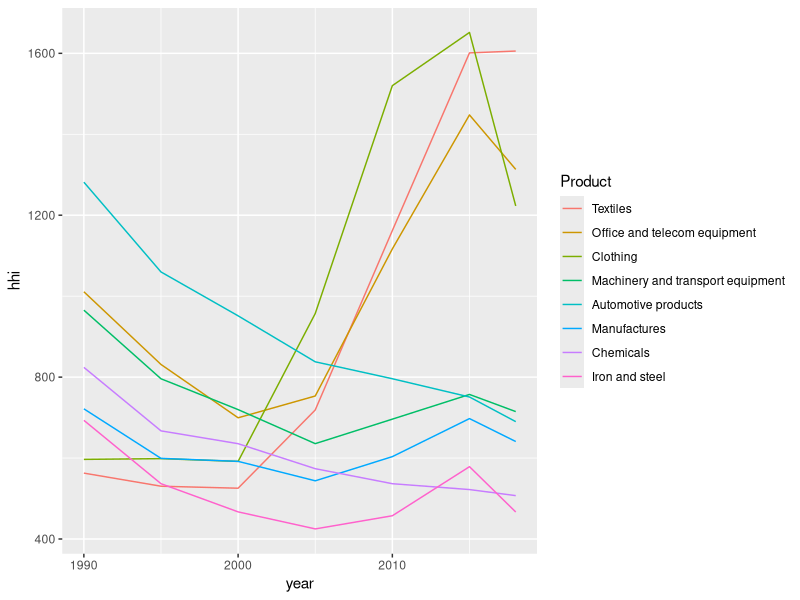
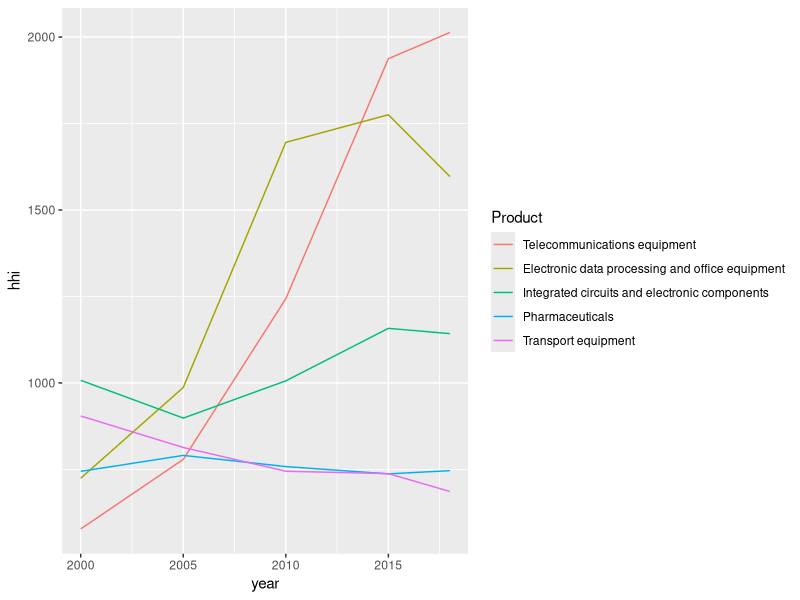
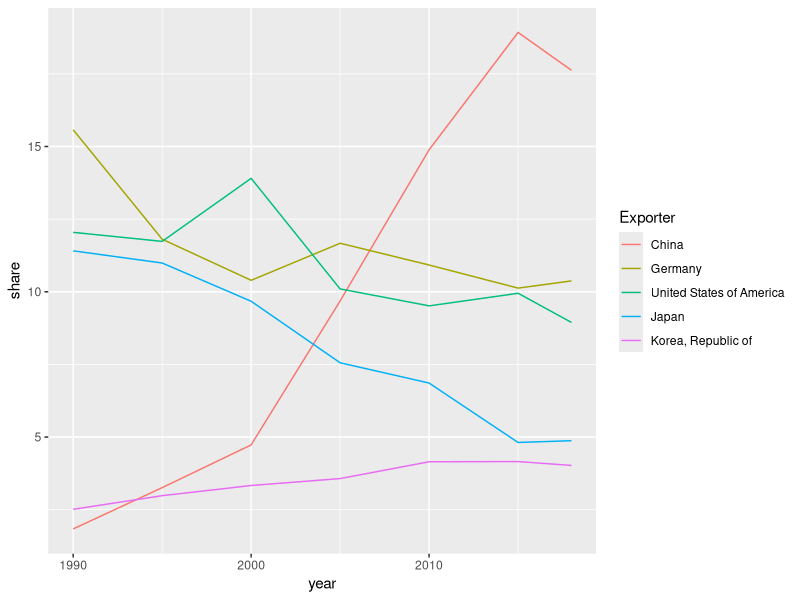

The R source for these figures, in order:
## ---- chunk 1
knitr::opts_chunk$set(echo = TRUE)
## ---- chunk 2
library(tidyverse)
## ---- chunk 3
data_raw <- read_csv("data/WtoData_20200510015454.csv")

wto_export <- data_raw %>% 
  select(`Reporting Economy`, `Product/Sector`, Year, Value)

names(wto_export) <- c("exporter", "product", "year", "value")
## ---- chunk 4
exports <- wto_export %>% 
  filter(exporter != "World") %>% 
  # remove double count
  filter(!(exporter %in% 
             c(
               "German Democratic Republic",
               "Germany, Federal Republic of",
               "Ethiopia (+ Eritrea)"
             )
  )) %>% 
  # Hong Kong returned to China in 1997
  filter(!(exporter == "Hong Kong, China" & year >= 2000))

world <- wto_export %>% 
  filter(exporter == "World") %>% 
  select(-exporter)

total <- exports %>% 
  group_by(product, year) %>% 
  summarize(total = sum(value))

large_diff <- total %>% 
  left_join(world, by = c("product", "year")) %>% 
  mutate(
    diff = value - total,
    diff_percent = diff / value * 100
    ) %>% 
  filter(abs(diff_percent) > 5)

large_diff
## ---- chunk 5
exports2 <- exports %>% 
  left_join(total, by = c("product", "year")) %>% 
  mutate(
    share = value / total * 100,
    share_sq = share^2)

export_hhi <- exports2 %>% 
  group_by(product, year) %>% 
  summarize(
    hhi = sum(share_sq)
  ) %>% 
  left_join(world, by = c("product", "year")) %>% 
  drop_na(value) %>% 
  select(-value)
## ---- chunk 6
class1 <- export_hhi %>% 
  filter(year == 1990)

class1_product <- unique(class1$product)

class2_product <- setdiff(unique(export_hhi$product), class1_product)

export_hhi %>% 
  filter(product %in% class1_product) %>% 
  ggplot(aes(year, hhi, color = fct_reorder2(product, year, hhi))) +
  geom_line() +
  labs(color = "Product")

## ---- chunk 7
exports2 %>% 
  filter(product == "Textiles", year == 2018) %>% 
  arrange(desc(share))

exports2 %>% 
  filter(product == "Office and telecom equipment", year == 2018) %>% 
  arrange(desc(share))

exports2 %>% 
  filter(product == "Clothing", year == 2018) %>% 
  arrange(desc(share))

## ---- chunk 8
export_hhi %>% 
  filter(product %in% class2_product) %>% 
  ggplot(aes(year, hhi, color = fct_reorder2(product, year, hhi))) +
  geom_line() +
  labs(color = "Product")
## ---- chunk 9
exports2 %>% 
  filter(product == "Telecommunications equipment", year == 2018) %>% 
  arrange(desc(share))

exports2 %>% 
  filter(product == "Electronic data processing and office equipment", year == 2018) %>% 
  arrange(desc(share))

exports2 %>% 
  filter(product == "Integrated circuits and electronic components", year == 2018) %>% 
  arrange(desc(share))

exports2 %>% 
  filter(product == "Pharmaceuticals", year == 2018) %>% 
  arrange(desc(share))

exports2 %>% 
  filter(product == "Transport equipment", year == 2018) %>% 
  arrange(desc(share))

## ---- chunk 10
exports2 %>% 
  filter(product == "Manufactures") %>% 
  filter(exporter %in% c("United States of America", "China",
                         "Germany", "Japan", 
                         "Korea, Republic of")) %>% 
  ggplot(aes(year, share, color = fct_reorder2(exporter, year, share))) +
  geom_line() +
  labs(color = "Exporter")

